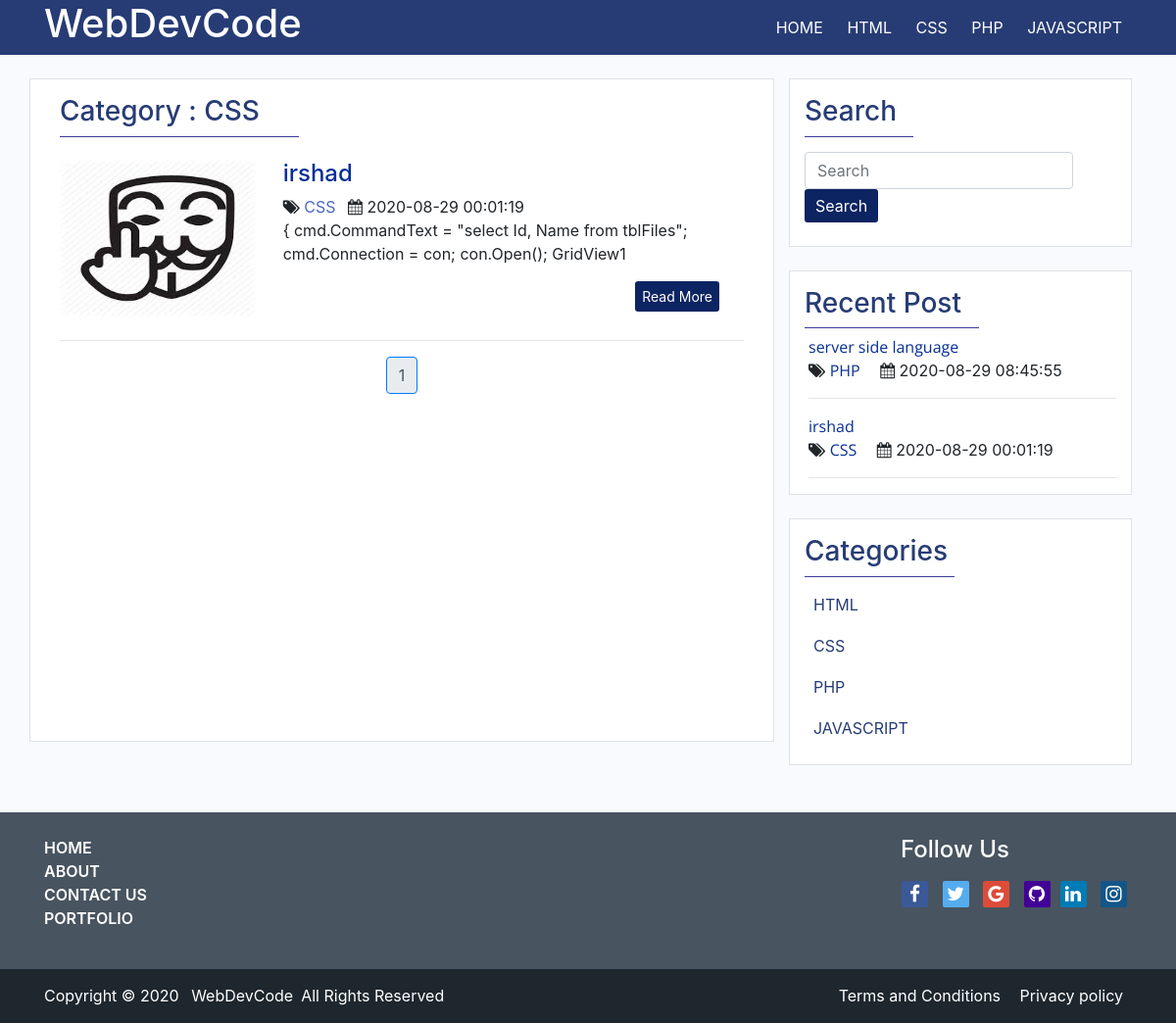
Page /category.php?category_name=CSS on the committed database.
### tables this page shows
CREATE TABLE `category` (
  `category_id` int(255) NOT NULL,
  `category_name` varchar(255) NOT NULL,
  `no_of_post` int(255) NOT NULL,
  `category_datetime` datetime NOT NULL DEFAULT current_timestamp()
);

CREATE TABLE `post` (
  `post_id` int(255) NOT NULL,
  `post_title` text NOT NULL,
  `post_description` text NOT NULL,
  `post_category` varchar(255) NOT NULL,
  `post_image` varchar(255) NOT NULL,
  `post_author` varchar(255) NOT NULL,
  `post_datetime` datetime NOT NULL DEFAULT current_timestamp()
);

### category.php (the view, shortened to what this page needs)
<?php  include 'header.php'; ?>
<div class="container" id="container">
    <div class="row my-4">
        <div class="col-md-8 border bg-white mb-5">
            <div class="col-md-12 mt-3">
                <div class="latest-post">
                    <h3 id="post-heading">Category : <?php echo $_GET['category_name']; ?> </h3>
                    <hr id="post-heading-hr" width="35%" class="float-md-left">
                    <br>
                </div>
            </div>
            <?php
          require 'admin/db_connect.php';
          if(isset($_GET['page_no'])){
            $page_no = $_GET['page_no'];
                }else{
                    $page_no = 1;
                }
            $limit = 10;
            $offset = ($page_no - 1) * $limit;
          $category_name = $_GET['category_name'];
          $sql = "SELECT * FROM `post` WHERE `post_category` = '$category_name'  ORDER BY  post_id DESC LIMIT $offset, $limit";
          $result = mysqli_query($conn,$sql);
          $num = mysqli_num_rows($result);
          if($num > 0){
              while($row = mysqli_fetch_assoc($result)){
          ?>
            <div class="col-md-12 ">
                <div class="post-content mb-4">
                    <div class="row">
                        <div class="col-md-4">
                            <a class="post-img"
                                href="post_content.php?post_title=<?php echo $row['post_title']; ?>"><img
                                    src="admin/upload/<?php echo $row['post_image']; ?>" alt="" / width="200"
                                    height="160"></a>
                        </div>
                        <div class="col-md-8 px-0">
                            <div class="inner-content ">
                                <h4><a
                                        href='post_content.php?post_title=<?php echo $row['post_title']; ?>'><?php echo $row['post_title']; ?></a>
                                </h4>
                                <div class="post-information">
                                    <span>
                                        <i class="fa fa-tags " aria-hidden="true"></i>
                                        <a
                                            href='category.php?category_name=<?php echo $row['post_category']; ?>'><?php echo $row['post_category']; ?></a>
                                    </span>
                                    <span>
                                        <i class="fa fa-calendar ml-2" aria-hidden="true"></i>
                                        <?php echo $row['post_datetime']; ?>
                                    </span>
                                </div>
                                <p class="description">
                                    <?php echo substr($row['post_description'],0,150); ?>
                                </p>
                                <a class='read-more  float-right'
                                    href='post_content.php?post_title=<?php echo $row['post_title']; ?>'>Read More</a>
                            </div>
                        </div>
                    </div>
                </div>
                <hr>
            </div>
            <?php
                     }
                    }else{
                        echo "<h3 class='text-center my-2'>Sorry! No Post found.</h3>";
                    }
                ?>
            <nav aria-label="Page navigation example ">
                <ul class="pagination justify-content-center ">
                    <?php
                    include 'admin/db_connect.php';
                    $sql1 = "SELECT * FROM `category`";
                    $result1 = mysqli_query($conn,$sql1);
                    $total_records = mysqli_num_rows($result1);
                    $total_pages = ceil($total_records/$limit);
                        for($i =1 ; $i <= $total_pages ; $i++){
                        if($page_no == $i){
                            $active = "active";
                            }else{
                                $active = "";
                            }
                            echo '<li class="page-item '.$active.'"><a class="page-link" href="index.php?page_no='.$i.'">'.$i.'</a></li>';
                    }
                    ?>
                </ul>
            </nav>
        </div>
        <?php
                 include 'sidebar.php';
               ?>
    </div>
</div>
<?php include 'footer.php'; ?>

### header.php (shortened to what this page needs)
<!doctype html>
<html lang="en">
<head>
    <link rel="stylesheet" href="https://stackpath.bootstrapcdn.com/bootstrap/4.5.2/css/bootstrap.min.css"
>
    <link rel="stylesheet" href="https://cdnjs.cloudflare.com/ajax/libs/font-awesome/4.7.0/css/font-awesome.min.css">
    <link rel="stylesheet" href="css/style.css">
</head>
<body>
    <div id="header">
        <div class="container ">
            <div class="row">
                <div class="col-md-4">
                    <div id="logo"><a href="index.php">
                            <h1>WebDevCode</h1>
                        </a></div>
                </div>
                <div class="col-md-8 ">
                    <ul id="navbar" class="float-md-right">
                        <li><a href="index.php">HOME</a></li>
                        <?php
                            include 'admin/db_connect.php';
                            $sql = "SELECT * FROM `category` ORDER BY `category_id` DESC";
                            $result = mysqli_query($conn,$sql);
                            $num = mysqli_num_rows($result);
                            if($num > 0){
                            while($row = mysqli_fetch_assoc($result)){
                            ?>
                            <li><a href="category.php?category_name=<?php echo $row['category_name']; ?>"><?php echo $row['category_name']; ?></a></li>
                            <?php
                            }
                            }else{
                                echo "no category found";
                            }
                            ?>
                    </ul>
                </div>
            </div>
        </div>
    </div>
</body>
</html>

### sidebar.php
<div class="col-md-4">
    <div class="col-md-12 border bg-white">
        <div class="search my-3">
            <h3 id="search-heading">Search</h3>
            <hr width="35%" class="float-md-left sidebar-heading-hr">
        </div>
        <form class="form-inline my-4" action="search.php" method="get">
            <input class="form-control mr-sm-2" type="search" name="search_term" placeholder="Search" aria-label="Search">
            <button class='button' type="submit" name="submit">Search</button>
        </form>
    </div>
    <div class="col-md-12 border my-4 bg-white">
        <div class="category my-3">
            <h3 id="category-heading">Recent Post</h3>
            <hr width="56%" class="float-md-left sidebar-heading-hr ">
        </div>
        <?php
            include 'admin/db_connect.php';
            $limit = 5;
            $sql = "SELECT * FROM `post` ORDER BY `post_id` DESC LIMIT $limit";
            $result = mysqli_query($conn,$sql);
            $num = mysqli_num_rows($result);
            if($num > 0){
               while($row = mysqli_fetch_assoc($result)){
         ?>
        <ul class="recent-post  mt-3">
            <li class="recent-post-list">
                <a href="post_content.php?post_title=<?php echo $row['post_title']; ?>"><?php echo $row['post_title']; ?></a> <br>
                <span>
                    <i class="fa fa-tags" aria-hidden="true"></i>
                    <a href='category.php?category_name=<?php echo $row['post_category']; ?>'><?php echo $row['post_category']; ?></a>
                </span>
                <span>
                    <i class="fa fa-calendar ml-3" aria-hidden="true"></i>
                    <?php echo $row['post_datetime']; ?>
                </span>
            </li>
            <hr class="recent-post-hr">
        </ul>
        <?php
        }
    }else{
        echo "no post found !";
    }
    ?>
      </div>
    <div class="col-md-12 border my-4 bg-white">
            <div class="category my-3">
                <h3 id="category-heading">Categories</h3>
                <hr width="48%" class="float-md-left sidebar-heading-hr">
            </div>
            <ul id="list-category">
            <?php
            include 'admin/db_connect.php';
            $sql1 = "SELECT * FROM `category` ORDER BY `category_id` DESC";
            $result1 = mysqli_query($conn,$sql1);
            $num1 = mysqli_num_rows($result1);
            if($num1 > 0){
            while($row1 = mysqli_fetch_assoc($result1)){
                ?>
    <li><a href="category.php?category_name=<?php echo $row1['category_name']; ?>"><?php  echo $row1['category_name'] ?></a></li>
           <?php
            }
            }else{
                echo "no category found";
            }
            ?>
         </ul>
    </div>
</div>

### css/style.css (style rules this page uses)
body { background-color: #f9fafd; }
#header { background-color: #273c75; color: white; }
#logo a { text-decoration: none; }
#logo h1 { color: white; }
#navbar { list-style: none; margin: 0px; padding: 0px; }
#navbar li { display: inline-block; }
#navbar li a { color: white; display: block; padding: 16px 10px; }
.inner-content h4 a { color: #072f94; }
.post-information a { color: #4a69bd; }
h3 { color: #273c75; }
#post-heading-hr { margin: 0px; padding: 0px; border-top: 1px solid #3B3B98; }
.read-more { display: inline-block; background-color: #0c2461; color: white; padding: 5px 7px; font-size: 14px; border-radius: 3px; margin-right: 40px; }
.page-link { position: relative; display: block; padding: .5rem .75rem; margin-left: -1px; line-height: 1.25; color: #ffffff; background-color: #0c2461; border: 1px solid #dee2e6; }
.button { display: inline-block; background-color: #0c2461; color: white; font-size: 16px; border-radius: 3px; margin-right: 40px; border: none; padding: 5px 11px; }
.sidebar-heading-hr { margin: 0px; padding: 0px; border-top: 1px solid #3B3B98; }
#list-category { list-style: none; }
#list-category li { margin-left: -36px; }
#list-category li a { color: #273c75; padding: 9px 5px; display: block; }
.recent-post { list-style: none; }
.recent-post li { margin-left: -36px; margin-top: 4px; }
.recent-post li a { color: #072f94; font-family: 'Open Sans', sans-serif; }
.recent-post-hr { margin-left: -36px; }
.page-item.active .page-link { z-index: 3; color: #485460; background-color: #e9ecef; }

### rows in the picture
category: category_name "HTML"
category: category_name "CSS"
category: category_name "PHP"
category: category_name "JAVASCRIPT"
post: post_image (picture), post_title "irshad", post_category "CSS", post_datetime "2020-08-29 00:01:19", post_description "{ cmd.CommandText = \"select Id, Name from tblFiles\"; cmd.Connection = con; con.Open(); GridView1"
post: post_title "server side language", post_category "PHP", post_datetime "2020-08-29 08:45:55"

### other values in the picture
$_GET['category_name'] "CSS"
